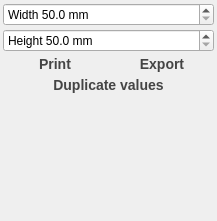
<?xml version="1.0" encoding="UTF-8"?>
<ui version="4.0">
 <class>ExportSettings</class>
 <widget class="QWidget" name="ExportSettings">
  <property name="geometry">
   <rect>
    <x>0</x>
    <y>0</y>
    <width>217</width>
    <height>221</height>
   </rect>
  </property>
  <property name="windowTitle">
   <string>Form</string>
  </property>
  <layout class="QVBoxLayout" name="verticalLayout">
   <property name="spacing">
    <number>3</number>
   </property>
   <property name="leftMargin">
    <number>3</number>
   </property>
   <property name="topMargin">
    <number>3</number>
   </property>
   <property name="rightMargin">
    <number>3</number>
   </property>
   <property name="bottomMargin">
    <number>3</number>
   </property>
   <item>
    <widget class="QDoubleSpinBox" name="width">
     <property name="toolTip">
      <string>Set export width of plot.</string>
     </property>
     <property name="statusTip">
      <string>Set export width of plot.</string>
     </property>
     <property name="whatsThis">
      <string/>
     </property>
     <property name="prefix">
      <string>Width </string>
     </property>
     <property name="suffix">
      <string> mm</string>
     </property>
     <property name="decimals">
      <number>1</number>
     </property>
     <property name="minimum">
      <double>50.000000000000000</double>
     </property>
     <property name="maximum">
      <double>10000.000000000000000</double>
     </property>
     <property name="singleStep">
      <double>10.000000000000000</double>
     </property>
    </widget>
   </item>
   <item>
    <widget class="QDoubleSpinBox" name="height">
     <property name="toolTip">
      <string>Set export height of plot.</string>
     </property>
     <property name="statusTip">
      <string>Set export height of plot.</string>
     </property>
     <property name="whatsThis">
      <string/>
     </property>
     <property name="prefix">
      <string>Height </string>
     </property>
     <property name="suffix">
      <string> mm</string>
     </property>
     <property name="decimals">
      <number>1</number>
     </property>
     <property name="minimum">
      <double>50.000000000000000</double>
     </property>
     <property name="maximum">
      <double>10000.000000000000000</double>
     </property>
     <property name="singleStep">
      <double>10.000000000000000</double>
     </property>
    </widget>
   </item>
   <item>
    <layout class="QHBoxLayout" name="horizontalLayout" stretch="1,1">
     <property name="spacing">
      <number>3</number>
     </property>
     <item>
      <widget class="QToolButton" name="print">
       <property name="sizePolicy">
        <sizepolicy hsizetype="Expanding" vsizetype="Fixed">
         <horstretch>0</horstretch>
         <verstretch>0</verstretch>
        </sizepolicy>
       </property>
       <property name="toolTip">
        <string>Print this plot on one page.</string>
       </property>
       <property name="statusTip">
        <string>Print this plot on one page.</string>
       </property>
       <property name="whatsThis">
        <string/>
       </property>
       <property name="styleSheet">
        <string notr="true">QToolButton{
    border-style: outset;
    border-width: 0px;
    font: bold 14px;
    border-top-left-radius: 8px;
    border-bottom-left-radius: 8px;
    color: #444444;
    height: 15px;
background: qlineargradient(
    x1: 0, y1: 0, x2: 0, y2: 1,
    stop: 1.0      #999, 
	stop: 0.75 #bbb,
    stop: 0.5   #ddd, 
    stop: 0.25 #eee, 
    stop: 0.0    #fff
);
}
QToolButton:pressed {
    background: qlineargradient(
        x1: 0, y1: 0, x2: 0, y2: 1,
        stop: 1.0      #fff, 
	    stop: 0.75 #eee,
        stop: 0.5   #ddd, 
        stop: 0.25 #bbb, 
        stop: 0.0    #999
    );
}
QToolButton:hover:enabled { color:#000 }
QToolButton:disabled {
color: #999999;
}</string>
       </property>
       <property name="text">
        <string>Print</string>
       </property>
      </widget>
     </item>
     <item>
      <widget class="QToolButton" name="exportTo">
       <property name="sizePolicy">
        <sizepolicy hsizetype="Expanding" vsizetype="Fixed">
         <horstretch>0</horstretch>
         <verstretch>0</verstretch>
        </sizepolicy>
       </property>
       <property name="toolTip">
        <string>Export this plot to a document.</string>
       </property>
       <property name="statusTip">
        <string>Export this plot to a document.</string>
       </property>
       <property name="whatsThis">
        <string/>
       </property>
       <property name="styleSheet">
        <string notr="true">QToolButton{
    border-style: outset;
    border-width: 0px;
    font: bold 14px;
    border-top-right-radius: 8px;
    border-bottom-right-radius: 8px;
    color: #444444;
    height: 15px;
background: qlineargradient(
    x1: 0, y1: 0, x2: 0, y2: 1,
    stop: 1.0      #999, 
	stop: 0.75 #bbb,
    stop: 0.5   #ddd, 
    stop: 0.25 #eee, 
    stop: 0.0    #fff
);
}
QToolButton:pressed {
    background: qlineargradient(
        x1: 0, y1: 0, x2: 0, y2: 1,
        stop: 1.0      #fff, 
	    stop: 0.75 #eee,
        stop: 0.5   #ddd, 
        stop: 0.25 #bbb, 
        stop: 0.0    #999
    );
}
QToolButton:hover:enabled { color:#000 }
QToolButton:disabled {
color: #999999;
}</string>
       </property>
       <property name="text">
        <string>Export</string>
       </property>
      </widget>
     </item>
    </layout>
   </item>
   <item>
    <widget class="QToolButton" name="dublicate">
     <property name="sizePolicy">
      <sizepolicy hsizetype="Expanding" vsizetype="Fixed">
       <horstretch>0</horstretch>
       <verstretch>0</verstretch>
      </sizepolicy>
     </property>
     <property name="toolTip">
      <string>Duplicate these values to other plots.</string>
     </property>
     <property name="statusTip">
      <string>Duplicate these values to other plots.</string>
     </property>
     <property name="whatsThis">
      <string/>
     </property>
     <property name="styleSheet">
      <string notr="true">QToolButton{
    border-style: outset;
    border-width: 0px;
    font: bold 14px;
    border-radius: 8px;
    color: #444444;
    height: 15px;
background: qlineargradient(
    x1: 0, y1: 0, x2: 0, y2: 1,
    stop: 1.0      #999, 
	stop: 0.75 #bbb,
    stop: 0.5   #ddd, 
    stop: 0.25 #eee, 
    stop: 0.0    #fff
);
}
QToolButton:pressed {
    background: qlineargradient(
        x1: 0, y1: 0, x2: 0, y2: 1,
        stop: 1.0      #fff, 
	    stop: 0.75 #eee,
        stop: 0.5   #ddd, 
        stop: 0.25 #bbb, 
        stop: 0.0    #999
    );
}
QToolButton:hover:enabled { color:#000 }
QToolButton:disabled {
color: #999999;
}</string>
     </property>
     <property name="text">
      <string>Duplicate values</string>
     </property>
    </widget>
   </item>
   <item>
    <spacer name="verticalSpacer">
     <property name="orientation">
      <enum>Qt::Vertical</enum>
     </property>
     <property name="sizeHint" stdset="0">
      <size>
       <width>20</width>
       <height>40</height>
      </size>
     </property>
    </spacer>
   </item>
  </layout>
 </widget>
 <resources/>
 <connections/>
</ui>
